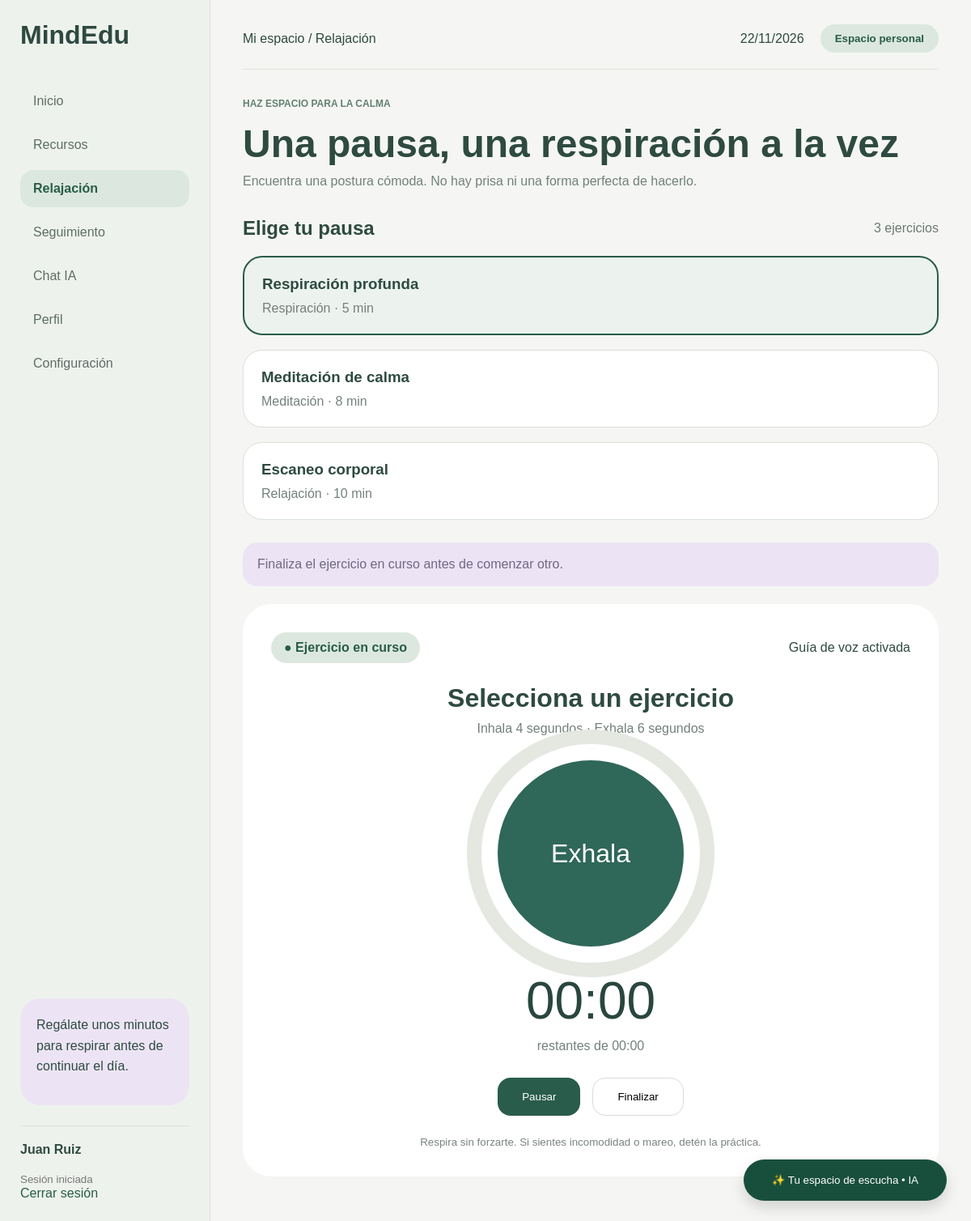
/vista/relajacion.php (signed in), run on the app's committed database.
### tables this page shows
CREATE TABLE `usuarios` (
  `id` int(11) NOT NULL,
  `nombre` varchar(150) NOT NULL,
  `email` varchar(150) NOT NULL,
  `edad` int(11) NOT NULL,
  `password` varchar(255) NOT NULL,
  `idioma` varchar(10) DEFAULT 'es',
  `texto_grande` tinyint(1) DEFAULT 0,
  `alto_contraste` tinyint(1) DEFAULT 0,
  `reducir_movimiento` tinyint(1) DEFAULT 0,
  `fecha_registro` timestamp NULL DEFAULT current_timestamp(),
  `visitas` int(11) DEFAULT 0
);

CREATE TABLE `ejercicios` (
  `id` int(11) NOT NULL,
  `titulo` varchar(150) NOT NULL,
  `descripcion` text NOT NULL,
  `categoria` varchar(100) DEFAULT NULL,
  `duracion` int(11) NOT NULL,
  `imagen` varchar(255) DEFAULT NULL,
  `audio` varchar(255) DEFAULT NULL,
  `instrucciones` text DEFAULT NULL,
  `fecha_creacion` timestamp NULL DEFAULT current_timestamp()
);

### vista/relajacion.php (the view, shortened to what this page needs)
<?php
require_once("../config/database.php");
$idUsuario = $_SESSION['usuario_id'];
$sqlUsuario = "
SELECT nombre
FROM usuarios
WHERE id = ?
";
$stmt = $conn->prepare($sqlUsuario);
$stmt->bind_param("i",$idUsuario);
$stmt->execute();
$usuario = $stmt->get_result()->fetch_assoc();
$nombre = $usuario['nombre'];
$sqlEjercicios = "
SELECT *
FROM ejercicios
ORDER BY id ASC
";
$ejercicios = $conn->query($sqlEjercicios);
?>
<!DOCTYPE html>
<html lang="es">
<head>
<link rel="stylesheet" href="../css/relajacion.css">
</head>
<body>
<div class="container">
    <aside class="sidebar">
        <h2>MindEdu</h2>
        <nav>
            <ul>
                <li>
                    <a href="dashboard.php">
                        Inicio
                    </a>
                </li>
                <li>
                    <a href="recursos.php">
                        Recursos
                    </a>
                </li>
                <li>
                    <a href="relajacion.php" class="active">
                        Relajación
                    </a>
                </li>
                <li>
                    <a href="seguimiento.php">
                        Seguimiento
                    </a>
                </li>
                <li>
                    <a href="chat.php">
                        Chat IA
                    </a>
                </li>
                <li>
                    <a href="perfil.php">
                        Perfil
                    </a>
                </li>
                <li>
                    <a href="configuracion.php">
                        Configuración
                    </a>
                </li>
            </ul>
        </nav>
        <div class="support">
            <p>
                Regálate unos minutos para respirar
                antes de continuar el día.
            </p>
        </div>
        <div class="user">
            <strong>
                <?php echo htmlspecialchars($nombre); ?>
            </strong>
            <br>
            <small>
                Sesión iniciada
            </small>
            <p>
                <a href="../config/logout.php">
                    Cerrar sesión
                </a>
            </p>
        </div>
    </aside>
   <main class="main">
    <div class="topbar">
        <div class="breadcrumb">
            Mi espacio / Relajación
        </div>
        <div class="topbar-right">
            <span class="date">
                <?php echo date('d/m/Y'); ?>
            </span>
            <button class="space-btn">
                Espacio personal
            </button>
        </div>
    </div>
    <section class="hero">
        <span class="section-label">
            HAZ ESPACIO PARA LA CALMA
        </span>
        <h1>
            Una pausa, una respiración a la vez
        </h1>
        <p>
            Encuentra una postura cómoda.
            No hay prisa ni una forma perfecta de hacerlo.
        </p>
    </section>
    <section class="relax-layout">
        <aside class="exercise-panel">
            <div class="exercise-header">
                <h2>
                    Elige tu pausa
                </h2>
                <span>
                    <?php echo $ejercicios->num_rows; ?>
                    ejercicios
                </span>
            </div>
            <ul class="exercise-list">
                <?php
                $primero = true;
                $ejercicios->data_seek(0);
                while($ejercicio = $ejercicios->fetch_assoc()):
                ?>
                <li
                class="exercise-card <?php echo $primero ? 'active' : ''; ?>"
                data-id="<?php echo $ejercicio['id']; ?>"
                data-name="<?php echo htmlspecialchars($ejercicio['titulo']); ?>"
                data-duration="<?php echo $ejercicio['duracion']; ?>"
                >
                    <h3>
                        <?php
                        echo htmlspecialchars(
                            $ejercicio['titulo']
                        );
                        ?>
                    </h3>
                    <p>
                        <?php
                        echo htmlspecialchars(
                            $ejercicio['categoria']
                        );
                        ?>
                        ·
                        <?php
                        echo floor(
                            $ejercicio['duracion']/60
                        );
                        ?>
                        min
                    </p>
                </li>
                <?php
                $primero = false;
                endwhile;
                ?>
            </ul>
            <div class="exercise-warning">
                Finaliza el ejercicio en curso
                antes de comenzar otro.
            </div>
        </aside>
        <section class="session-card">
            <div class="session-top">
                <span class="exercise-status">
                    ● Ejercicio en curso
                </span>
                <span>
                    Guía de voz activada
                </span>
            </div>
            <h2 id="exerciseTitle">
                Selecciona un ejercicio
            </h2>
            <p id="instructionText">
                Inhala 4 segundos · Exhala 6 segundos
            </p>
            <div class="circle-wrapper">
                <div
                    class="breathing-circle"
                    id="breathingCircle"
                >
                    <span id="stateText">
                        Exhala
                    </span>
                </div>
            </div>
            <div
                class="timer"
                id="timer"
            >
            </div>
            <p class="timer-detail">
                restantes de
                <span id="totalTime">
                </span>
            </p>
            <div class="controls">
                <button
                    id="pauseBtn"
                    class="pause-btn"
                >
                    Pausar
                </button>
                <button
                    id="finishBtn"
                    class="finish-btn"
                >
                    Finalizar
                </button>
            </div>
            <small>
                Respira sin forzarte.
                Si sientes incomodidad o mareo,
                detén la práctica.
            </small>
        </section>
    </section>
</main>
</div>
<button class="chat-btn">
    ✨ Tu espacio de escucha • IA
</button>
</body>
</html>

### css/relajacion.css (style rules this page uses)
* { margin:0; padding:0; box-sizing:border-box; }
body { font-family:Arial,sans-serif; background:#f5f6f3; color:#2e4a41; }
.container { display:flex; min-height:100vh; }
.sidebar { width:260px; min-width:260px; background:#eef2ed; border-right:1px solid #dde2db; display:flex; flex-direction:column; padding:25px; }
.sidebar h2 { margin-bottom:40px; font-size:2rem; }
.sidebar nav ul { list-style:none; }
.sidebar nav li { margin-bottom:8px; }
.sidebar nav a { display:block; padding:14px 16px; text-decoration:none; color:#5e6d67; border-radius:16px; transition:.3s; }
.sidebar nav a:hover, .sidebar nav a.active { background:#dce8df; color:#295c4a; font-weight:600; }
.support { margin-top:auto; background:#ece4f4; border-radius:25px; padding:20px; line-height:1.6; }
.support p { margin-bottom:15px; }
.user { margin-top:25px; padding-top:20px; border-top:1px solid #ddd; }
.user strong { display:block; }
.user small { color:#777; }
.user a { color:#295c4a; text-decoration:none; }
.main { flex:1; padding:30px 40px; }
.topbar { display:flex; justify-content:space-between; align-items:center; padding-bottom:20px; border-bottom:1px solid #dfe3dc; margin-bottom:35px; }
.topbar-right { display:flex; align-items:center; gap:20px; }
.space-btn { background:#dce8df; color:#295c4a; border:none; padding:10px 18px; border-radius:25px; font-weight:600; cursor:pointer; }
.section-label { display:block; font-size:12px; color:#648173; font-weight:700; margin-bottom:15px; }
.hero h1 { font-size:3rem; margin-bottom:10px; }
.hero p { color:#73807b; margin-bottom:35px; }
.relax-layout { display:grid; grid-template-columns:350px 1fr; gap:22px; margin-bottom:25px; }
.exercise-panel { display:flex; flex-direction:column; }
.exercise-header { display:flex; justify-content:space-between; align-items:center; margin-bottom:20px; }
.exercise-header span { color:#6d7874; }
.exercise-list { list-style:none; }
.exercise-card { background:white; border:1px solid #d9e0d9; border-radius:24px; padding:22px; margin-bottom:18px; cursor:pointer; transition:.3s; }
.exercise-card.active { border:2px solid #295c4a; background:#ecf2ee; }
.exercise-card h3 { margin-bottom:10px; }
.exercise-card p { color:#74817a; }
.exercise-warning { background:#ece4f4; color:#6f6884; border-radius:18px; padding:18px; margin-top:10px; }
.session-card { background:white; border-radius:35px; padding:35px; text-align:center; }
.session-top { display:flex; justify-content:space-between; align-items:center; margin-bottom:25px; }
.exercise-status { background:#dce8df; color:#295c4a; padding:10px 16px; border-radius:20px; font-weight:600; }
.session-card h2 { font-size:2rem; margin-bottom:10px; }
.session-card p { color:#73807b; }
.circle-wrapper { display:flex; justify-content:center; margin:30px 0; }
.breathing-circle { width:230px; height:230px; border-radius:50%; background:#2f6758; color:white; display:flex; justify-content:center; align-items:center; flex-direction:column; font-size:2rem; position:relative; }
.breathing-circle::before { content:""; position:absolute; width:270px; height:270px; border-radius:50%; border:18px solid #e4e8e1; }
#stateText { z-index:1; }
.timer { font-size:4rem; color:#29463f; margin-top:20px; }
.timer-detail { color:#757f7b; margin-top:10px; }
.controls { display:flex; justify-content:center; gap:15px; margin-top:30px; }
.pause-btn { background:#295c4a; color:white; border:none; border-radius:16px; padding:15px 30px; cursor:pointer; }
.finish-btn { background:white; border:1px solid #d7ddd8; border-radius:16px; padding:15px 30px; cursor:pointer; }
.session-card small { display:block; margin-top:25px; color:#7a847f; }
.chat-btn { position:fixed; right:30px; bottom:25px; border:none; background:#184f3c; color:white; border-radius:50px; padding:18px 35px; cursor:pointer; box-shadow:0 8px 18px rgba(0,0,0,.15); }
@media (max-width:1200px) { .relax-layout { grid-template-columns:1fr; } }

### data on the page
usuarios: nombre "Juan Ruiz"
ejercicios: titulo "Respiración profunda", categoria "Respiración", duracion "5"
ejercicios: titulo "Meditación de calma", categoria "Meditación", duracion "8"
ejercicios: titulo "Escaneo corporal", categoria "Relajación", duracion "10"

### other printed values
$ejercicios->num_rows "3"
